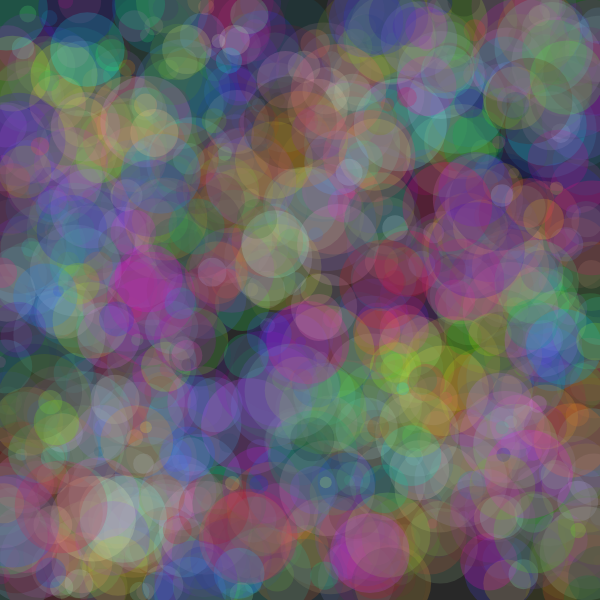
Frame 1 (no input)
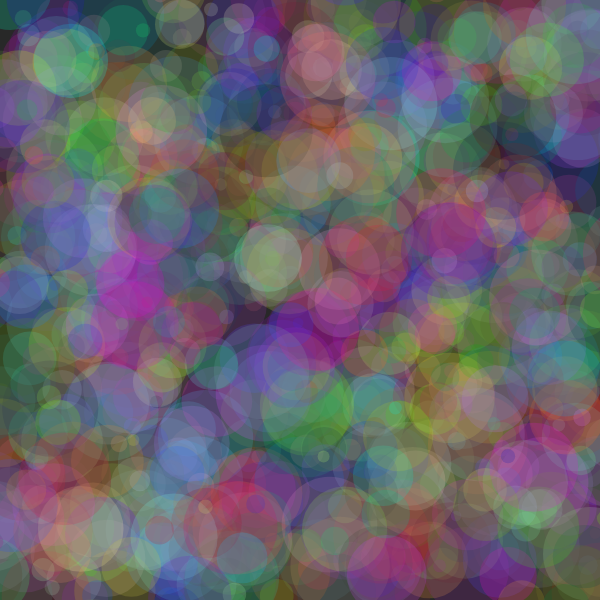
Frame 60 (no input)
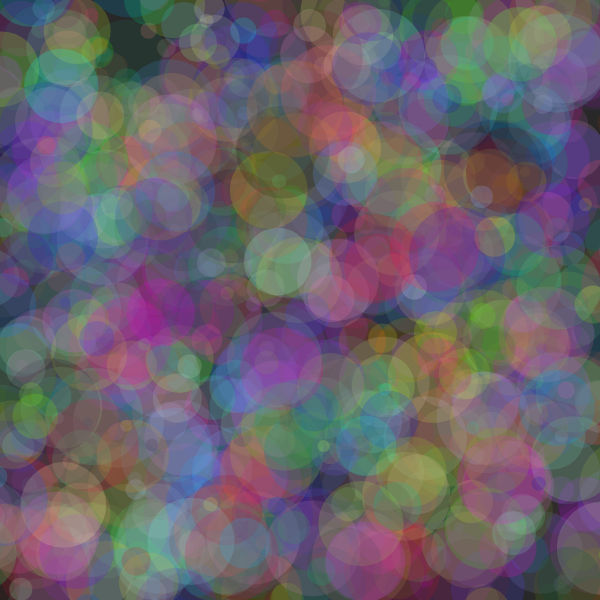
Frame 120 (the mouse pressed at the canvas centre since frame 60)

The p5.js sketch that drew these frames (run headless with seeded random() and noise() and a simulated clock; from frame 60 on, the mouse is pressed at the canvas centre):

// p5.js sketch
// ── sketch.js

let balls = [];
let ballAmt = 1000; 

function setup() {
  createCanvas(600, 600);
  for (let i = 0; i < ballAmt; i++) {
    let x = random(width);
    let y = random(height);
    let size = random(10, 100);
    let color = [random(255), random(255), random(255), 50];
    balls.push(new Ball(x, y, size, color));
  }
  /*
  ball = new Ball(100, 200, 20, "blue");
  ball2 = new Ball(300, 300, 50, "red");*/

  //print(ball);
  //print(ball.x, ball.y, ball.size);
}

function draw() {
  background(40);
  for (let i = 0; i < ballAmt; i++) {
    balls[i].show();
    balls[i].move();
  }
  /*
  fill("blue");
  ellipse(ball.x, ball.y, ball.size);
  ellipse(ball2.x, ball2.y, ball2.size);
  ball.x += random(-5, 5);*/
}

class Ball {
    // SIMILAR TO "SETUP" FUNCTION, initializing values/attributes
    constructor(tempX, tempY, tempSize, tempColor) {
      this.x = tempX;
      this.y = tempY; 
      this.size = tempSize;
      this.color = tempColor;
    }

    // NOTE: not including the word "function"
    show() {
      fill(this.color);
      noStroke();
      ellipse(this.x, this.y, this.size);
    }

    move() {
      this.x += random(-5, 5);
      this.y += random(-5, 5);
    }

}
